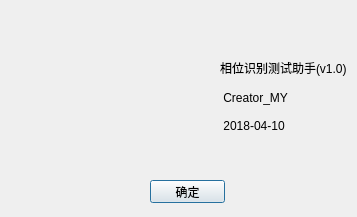
<?xml version="1.0" encoding="UTF-8"?>
<ui version="4.0">
 <class>AboutDialog</class>
 <widget class="QDialog" name="AboutDialog">
  <property name="geometry">
   <rect>
    <x>0</x>
    <y>0</y>
    <width>357</width>
    <height>217</height>
   </rect>
  </property>
  <property name="windowTitle">
   <string>Dialog</string>
  </property>
  <widget class="QLabel" name="label">
   <property name="geometry">
    <rect>
     <x>220</x>
     <y>30</y>
     <width>131</width>
     <height>131</height>
    </rect>
   </property>
   <property name="text">
    <string>相位识别测试助手(v1.0)

 Creator_MY

 2018-04-10</string>
   </property>
  </widget>
  <widget class="QPushButton" name="pushButton">
   <property name="geometry">
    <rect>
     <x>150</x>
     <y>180</y>
     <width>75</width>
     <height>23</height>
    </rect>
   </property>
   <property name="text">
    <string>确定</string>
   </property>
  </widget>
  <widget class="QLabel" name="label_2">
   <property name="geometry">
    <rect>
     <x>20</x>
     <y>30</y>
     <width>181</width>
     <height>121</height>
    </rect>
   </property>
   <property name="text">
    <string/>
   </property>
   <property name="pixmap">
    <pixmap resource="../resource.qrc">:/images/Image/PI.png</pixmap>
   </property>
   <property name="scaledContents">
    <bool>true</bool>
   </property>
  </widget>
 </widget>
 <resources>
  <include location="../resource.qrc"/>
 </resources>
 <connections/>
</ui>
